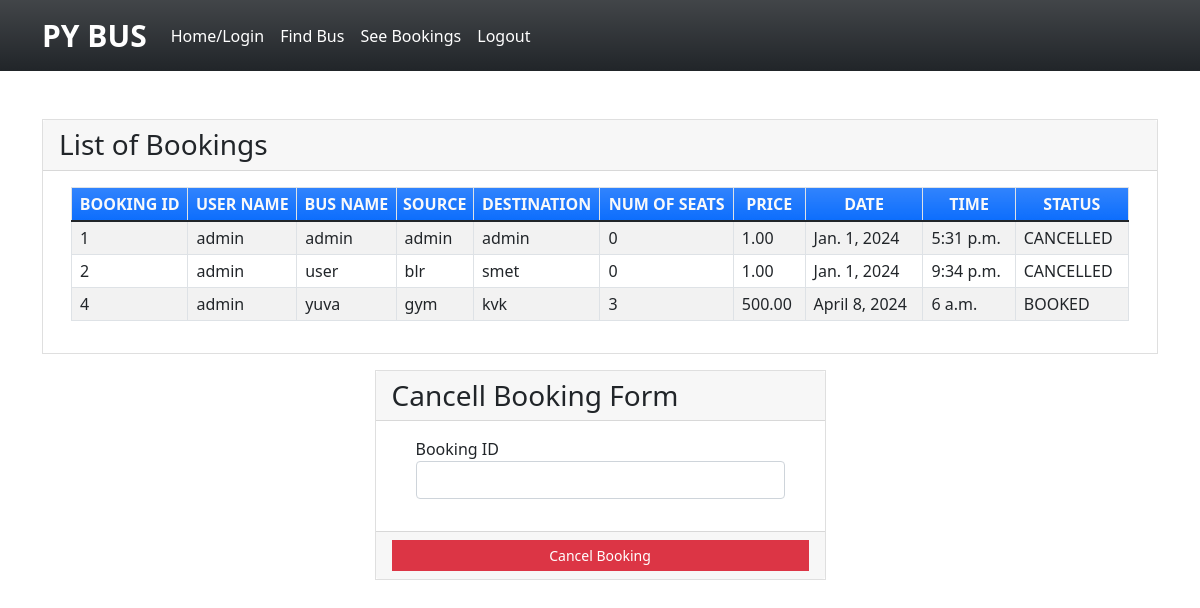
/seebookings (signed in), run on the app's committed database.
### myapp/models.py (models this page shows, shortened)
class Book(models.Model):
    BOOKED = 'B'
    CANCELLED = 'C'
    TICKET_STATUSES = ((BOOKED, 'Booked'),
                       (CANCELLED, 'Cancelled'),)
    email = models.EmailField()
    name = models.CharField(max_length=30)
    userid =models.DecimalField(decimal_places=0, max_digits=2)
    busid=models.DecimalField(decimal_places=0, max_digits=2)
    bus_name = models.CharField(max_length=30)
    source = models.CharField(max_length=30)
    dest = models.CharField(max_length=30)
    nos = models.DecimalField(decimal_places=0, max_digits=2)
    price = models.DecimalField(decimal_places=2, max_digits=6)
    date = models.DateField()
    time = models.TimeField()
    status = models.CharField(choices=TICKET_STATUSES, default=BOOKED, max_length=2)
    class Meta:
        verbose_name_plural = "List of Books"

### myapp/views.py (the view)
# urls.py: path('seebookings', views.seebookings, name="seebookings"),
@login_required(login_url='signin')
def seebookings(request,new={}):
    context = {}
    id_r = request.user.id
    book_list = Book.objects.filter(userid=id_r)
    if book_list:
        return render(request, 'myapp/booklist.html', locals())
    else:
        context["error"] = "Sorry no buses booked"
        return render(request, 'myapp/findbus.html', context)

### myapp/templates/myapp/booklist.html (shortened to what this page needs)
{% extends 'myapp/base.html' %} {% block content %}
<div class="container my-5">
    <div class="card rounded-0">
        <div class="card-header">
            <div class="card-title h3 mb-0">List of Bookings</div>
        </div>
        <div class="card-body">
            <div class="container-fluid">
                <table class="table table-bordered table-striped">
                    <thead>
                        <tr class="bg-gradient bg-primary text-light">
                            <th class="p-1 text-center">BOOKING ID</th>
                            <th class="p-1 text-center">USER NAME</th>
                            <th class="p-1 text-center">BUS NAME</th>
                            <th class="p-1 text-center">SOURCE</th>
                            <th class="p-1 text-center">DESTINATION</th>
                            <th class="p-1 text-center">NUM OF SEATS</th>
                            <th class="p-1 text-center">PRICE</th>
                            <th class="p-1 text-center">DATE</th>
                            <th class="p-1 text-center">TIME</th>
                            <th class="p-1 text-center">STATUS</th>
                        </tr>
                    </thead>
                    {% for row in book_list %}
                    <tr>
                        <td class="px-2 py-1 align-middle">{{row.id}}</td>
                        <td class="px-2 py-1 align-middle">{{row.name}}</td>
                        <td class="px-2 py-1 align-middle">{{row.bus_name}}</td>
                        <td class="px-2 py-1 align-middle">{{row.source}}</td>
                        <td class="px-2 py-1 align-middle">{{row.dest}}</td>
                        <td class="px-2 py-1 align-middle">{{row.nos}}</td>
                        <td class="px-2 py-1 align-middle">{{row.price}}</td>
                        <td class="px-2 py-1 align-middle">{{row.date}}</td>
                        <td class="px-2 py-1 align-middle">{{row.time}}</td>
                        <td class="px-2 py-1 align-middle">{{row.status}}</td>
                    </tr>
                    {% endfor %}
                </table>
            </div>
        </div>
    </div>
    <div class="row mt-3 justify-content-center">
        <div class="col-lg-5 col-md-7 col-sm-10 col-xs-12">
            <div class="card rounded-0">
                <div class="card-header">
                    <div class="card-title h3 mb-0">Cancell Booking Form</div>
                </div>
                <div class="card-body">
                    <div class="container-fluid">
                        <form action="{% url 'cancellings' %}" method="post" id="cancel-form">
                            <div class="mb-3">
                                <label for="bus_id" class="control-label">Booking ID</label>
                                <input name='bus_id' class="form-control" type="number" id="bus_id">
                            </div>
                        </form>
                    </div>
                </div>
                <div class="card-footer text-center">
                    <button class="btn btn-sm rounded-0 btn-danger w-100" form="cancel-form">Cancel Booking</button>
                </div>
            </div>
        </div>
    </div>
</div>
{% endblock %}

### myapp/templates/myapp/base.html (shortened to what this page needs)
<!doctype html>
<html lang="en">
<head>
    <link rel="stylesheet" href="https://cdn.jsdelivr.net/npm/bootstrap@5.1.3/dist/css/bootstrap.min.css">
</head>
<body>
<nav class="navbar navbar-expand-lg navbar-light bg-gradient bg-dark">
    <div class="container">
            <a class="navbar-brand" href="#" style="color: white;font-size:30px;font-weight: bold;">PY BUS</a>
        <div class="collapse navbar-collapse" id="navbarNavAltMarkup">
            <div class="navbar-nav" >
                <a class="nav-item nav-link active" href="{% url 'home' %}" style="color: white;">Home/Login</a>
                <a class="nav-item nav-link" href="{% url 'findbus' %}" style="color: white;">Find Bus</a>
                <a class="nav-item nav-link" href="{% url 'seebookings' %}" style="color: white;">See Bookings</a>
                {% if request.user.is_active %}
                <a class="nav-item nav-link " href="{% url 'signout' %}" style="color: white;">Logout</a>
                {% else %}
                <a class="nav-item nav-link " href="{% url 'signup' %}" style="color: white;">Registration</a>
                {% endif %}
            </div>
        </div>
    </div>
</nav>
{% block content %}
{% endblock %}
</body>
</html>

### myapp/templates/myapp/base.html (style rules this page uses)
body { background-image: url(https://i.pinimg.com/564x/a4/9f/69/a49f69a9abceec5895dfedad125b08fb.jpg); background-repeat: no-repeat; background-size: cover; }

### data on the page
Book: id "1", name "admin", bus_name "admin", source "admin", dest "admin", nos "0", price "1.00", date "Jan. 1, 2024", time "5:31 p.m.", status "CANCELLED"
Book: id "2", name "admin", bus_name "user", source "blr", dest "smet", nos "0", price "1.00", date "Jan. 1, 2024", time "9:34 p.m.", status "CANCELLED"
Book: id "4", name "admin", bus_name "yuva", source "gym", dest "kvk", nos "3", price "500.00", date "April 8, 2024", time "6 a.m.", status "BOOKED"
